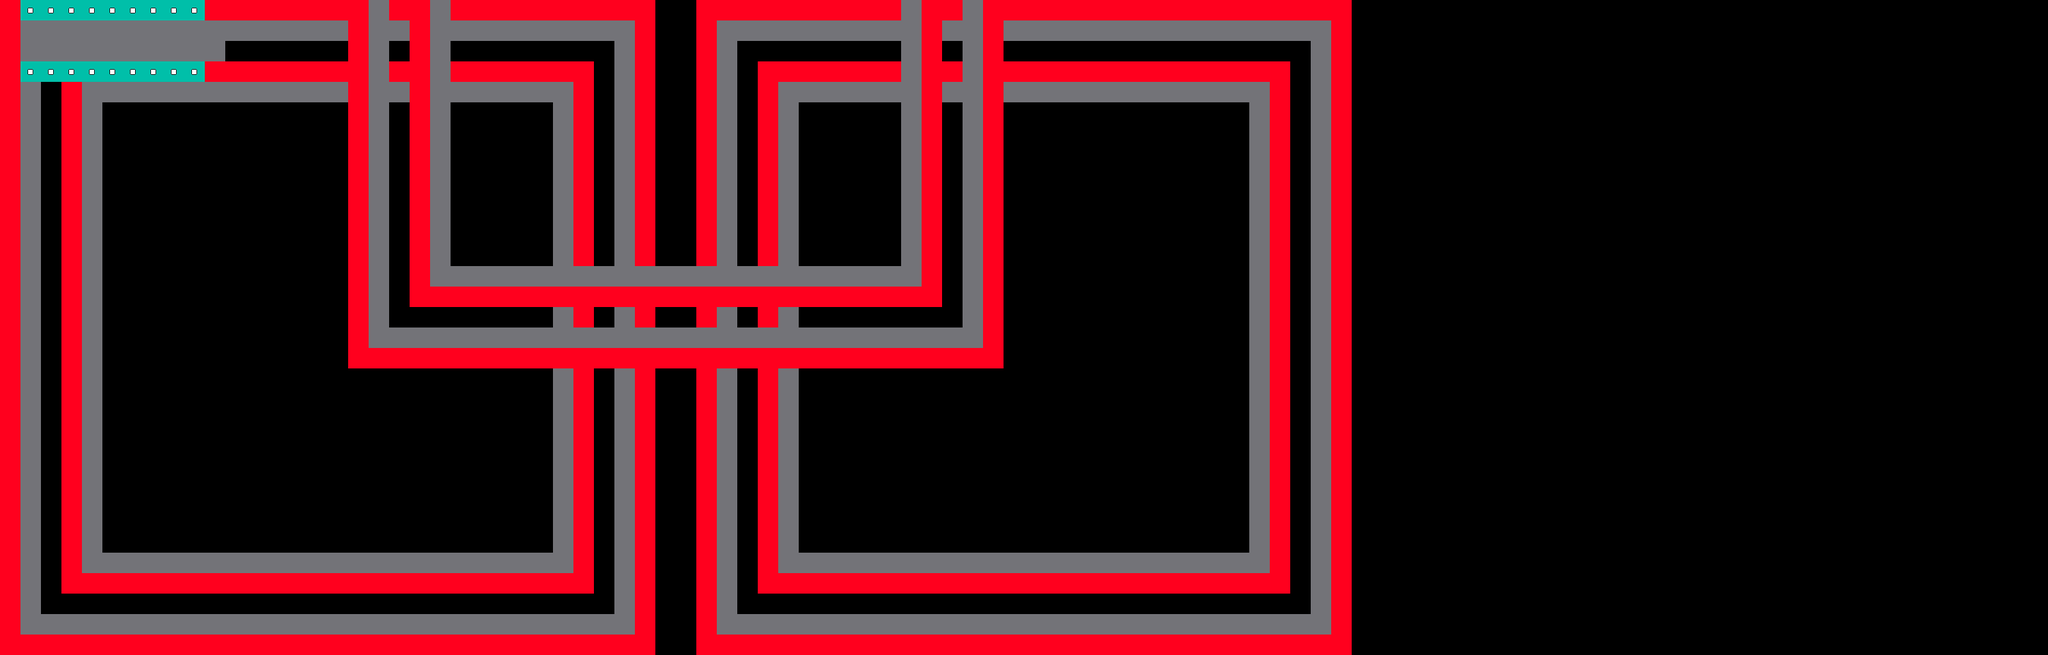

This is a level from a 2D game, rendered from its Tiled map with the project's own tilesets. A one-line summary and the complete map file follow:
An orthogonal 100x32 tile map with 32x32 px tiles, 1 tile layer (Tile Layer 1), 2 tilesets.

<map version="1.10" tiledversion="1.10.2" orientation="orthogonal" renderorder="right-down" width="100" height="32" tilewidth="32" tileheight="32" infinite="0" nextlayerid="3" nextobjectid="14">
 <editorsettings>
  <export target="debug_map.lua" format="lua" />
 </editorsettings>
 <tileset firstgid="1" source="debug_tileset.tsx" />
 <tileset firstgid="22" source="bouncy_ball.tsx" />
 <layer id="1" name="Tile Layer 1" width="100" height="32">
  <data encoding="csv">
5,3,3,3,3,3,3,3,3,3,5,5,5,5,5,5,5,5,1,5,5,1,5,5,5,5,5,5,5,5,5,5,0,0,5,5,5,5,5,5,5,5,5,5,1,5,5,1,5,5,5,5,5,5,5,5,5,5,5,5,5,5,5,5,5,5,0,0,0,0,0,0,0,0,0,0,0,0,0,0,0,0,0,0,0,0,0,0,0,0,0,0,0,0,0,0,0,0,0,0,
5,1,1,1,1,1,1,1,1,1,1,1,1,1,1,1,1,5,1,1,5,1,1,1,1,1,1,1,1,1,1,5,0,0,5,1,1,1,1,1,1,1,1,1,1,5,1,1,5,1,1,1,1,1,1,1,1,1,1,1,1,1,1,1,1,5,0,0,0,0,0,0,0,0,0,0,0,0,0,0,0,0,0,0,0,0,0,0,0,0,0,0,0,0,0,0,0,0,0,0,
5,1,1,1,1,1,1,1,1,1,1,0,0,0,0,0,0,5,1,0,5,1,0,0,0,0,0,0,0,0,1,5,0,0,5,1,0,0,0,0,0,0,0,0,1,5,0,1,5,0,0,0,0,0,0,0,0,0,0,0,0,0,0,0,1,5,0,0,0,0,0,0,0,0,0,0,0,0,0,0,0,0,0,0,0,0,0,0,0,0,0,0,0,0,0,0,0,0,0,0,
5,3,3,3,3,3,3,3,3,3,5,5,5,5,5,5,5,5,1,5,5,1,5,5,5,5,5,5,5,0,1,5,0,0,5,1,0,5,5,5,5,5,5,5,1,5,5,1,5,5,5,5,5,5,5,5,5,5,5,5,5,5,5,0,1,5,0,0,0,0,0,0,0,0,0,0,0,0,0,0,0,0,0,0,0,0,0,0,0,0,0,0,0,0,0,0,0,0,0,0,
5,1,0,5,1,1,1,1,1,1,1,1,1,1,1,1,1,5,1,1,5,1,1,1,1,1,1,1,5,0,1,5,0,0,5,1,0,5,1,1,1,1,1,1,1,5,1,1,5,1,1,1,1,1,1,1,1,1,1,1,1,1,5,0,1,5,0,0,0,0,0,0,0,0,0,0,0,0,0,0,0,0,0,0,0,0,0,0,0,0,0,0,0,0,0,0,0,0,0,0,
5,1,0,5,1,0,0,0,0,0,0,0,0,0,0,0,0,5,1,0,5,1,0,0,0,0,0,1,5,0,1,5,0,0,5,1,0,5,1,0,0,0,0,0,1,5,0,1,5,0,0,0,0,0,0,0,0,0,0,0,0,1,5,0,1,5,0,0,0,0,0,0,0,0,0,0,0,0,0,0,0,0,0,0,0,0,0,0,0,0,0,0,0,0,0,0,0,0,0,0,
5,1,0,5,1,0,0,0,0,0,0,0,0,0,0,0,0,5,1,0,5,1,0,0,0,0,0,1,5,0,1,5,0,0,5,1,0,5,1,0,0,0,0,0,1,5,0,1,5,0,0,0,0,0,0,0,0,0,0,0,0,1,5,0,1,5,0,0,0,0,0,0,0,0,0,0,0,0,0,0,0,0,0,0,0,0,0,0,0,0,0,0,0,0,0,0,0,0,0,0,
5,1,0,5,1,0,0,0,0,0,0,0,0,0,0,0,0,5,1,0,5,1,0,0,0,0,0,1,5,0,1,5,0,0,5,1,0,5,1,0,0,0,0,0,1,5,0,1,5,0,0,0,0,0,0,0,0,0,0,0,0,1,5,0,1,5,0,0,0,0,0,0,0,0,0,0,0,0,0,0,0,0,0,0,0,0,0,0,0,0,0,0,0,0,0,0,0,0,0,0,
5,1,0,5,1,0,0,0,0,0,0,0,0,0,0,0,0,5,1,0,5,1,0,0,0,0,0,1,5,0,1,5,0,0,5,1,0,5,1,0,0,0,0,0,1,5,0,1,5,0,0,0,0,0,0,0,0,0,0,0,0,1,5,0,1,5,0,0,0,0,0,0,0,0,0,0,0,0,0,0,0,0,0,0,0,0,0,0,0,0,0,0,0,0,0,0,0,0,0,0,
5,1,0,5,1,0,0,0,0,0,0,0,0,0,0,0,0,5,1,0,5,1,0,0,0,0,0,1,5,0,1,5,0,0,5,1,0,5,1,0,0,0,0,0,1,5,0,1,5,0,0,0,0,0,0,0,0,0,0,0,0,1,5,0,1,5,0,0,0,0,0,0,0,0,0,0,0,0,0,0,0,0,0,0,0,0,0,0,0,0,0,0,0,0,0,0,0,0,0,0,
5,1,0,5,1,0,0,0,0,0,0,0,0,0,0,0,0,5,1,0,5,1,0,0,0,0,0,1,5,0,1,5,0,0,5,1,0,5,1,0,0,0,0,0,1,5,0,1,5,0,0,0,0,0,0,0,0,0,0,0,0,1,5,0,1,5,0,0,0,0,0,0,0,0,0,0,0,0,0,0,0,0,0,0,0,0,0,0,0,0,0,0,0,0,0,0,0,0,0,0,
5,1,0,5,1,0,0,0,0,0,0,0,0,0,0,0,0,5,1,0,5,1,0,0,0,0,0,1,5,0,1,5,0,0,5,1,0,5,1,0,0,0,0,0,1,5,0,1,5,0,0,0,0,0,0,0,0,0,0,0,0,1,5,0,1,5,0,0,0,0,0,0,0,0,0,0,0,0,0,0,0,0,0,0,0,0,0,0,0,0,0,0,0,0,0,0,0,0,0,0,
5,1,0,5,1,0,0,0,0,0,0,0,0,0,0,0,0,5,1,0,5,1,0,0,0,0,0,1,5,0,1,5,0,0,5,1,0,5,1,0,0,0,0,0,1,5,0,1,5,0,0,0,0,0,0,0,0,0,0,0,0,1,5,0,1,5,0,0,0,0,0,0,0,0,0,0,0,0,0,0,0,0,0,0,0,0,0,0,0,0,0,0,0,0,0,0,0,0,0,0,
5,1,0,5,1,0,0,0,0,0,0,0,0,0,0,0,0,5,1,0,5,1,1,1,1,1,1,1,1,1,1,1,1,1,1,1,1,1,1,1,1,1,1,1,1,5,0,1,5,0,0,0,0,0,0,0,0,0,0,0,0,1,5,0,1,5,0,0,0,0,0,0,0,0,0,0,0,0,0,0,0,0,0,0,0,0,0,0,0,0,0,0,0,0,0,0,0,0,0,0,
5,1,0,5,1,0,0,0,0,0,0,0,0,0,0,0,0,5,1,0,5,5,5,5,5,5,5,5,5,5,5,5,5,5,5,5,5,5,5,5,5,5,5,5,5,5,0,1,5,0,0,0,0,0,0,0,0,0,0,0,0,1,5,0,1,5,0,0,0,0,0,0,0,0,0,0,0,0,0,0,0,0,0,0,0,0,0,0,0,0,0,0,0,0,0,0,0,0,0,0,
5,1,0,5,1,0,0,0,0,0,0,0,0,0,0,0,0,5,1,0,0,0,0,0,0,0,0,1,5,0,1,5,0,0,5,1,0,5,1,0,0,0,0,0,0,0,0,1,5,0,0,0,0,0,0,0,0,0,0,0,0,1,5,0,1,5,0,0,0,0,0,0,0,0,0,0,0,0,0,0,0,0,0,0,0,0,0,0,0,0,0,0,0,0,0,0,0,0,0,0,
5,1,0,5,1,0,0,0,0,0,0,0,0,0,0,0,0,5,1,1,1,1,1,1,1,1,1,1,1,1,1,1,1,1,1,1,1,1,1,1,1,1,1,1,1,1,1,1,5,0,0,0,0,0,0,0,0,0,0,0,0,1,5,0,1,5,0,0,0,0,0,0,0,0,0,0,0,0,0,0,0,0,0,0,0,0,0,0,0,0,0,0,0,0,0,0,0,0,0,0,
5,1,0,5,1,0,0,0,0,0,0,0,0,0,0,0,0,5,5,5,5,5,5,5,5,5,5,5,5,5,5,5,5,5,5,5,5,5,5,5,5,5,5,5,5,5,5,5,5,0,0,0,0,0,0,0,0,0,0,0,0,1,5,0,1,5,0,0,0,0,0,0,0,0,0,0,0,0,0,0,0,0,0,0,0,0,0,0,0,0,0,0,0,0,0,0,0,0,0,0,
5,1,0,5,1,0,0,0,0,0,0,0,0,0,0,0,0,0,0,0,0,0,0,0,0,0,0,1,5,0,1,5,0,0,5,1,0,5,1,0,0,0,0,0,0,0,0,0,0,0,0,0,0,0,0,0,0,0,0,0,0,1,5,0,1,5,0,0,0,0,0,0,0,0,0,0,0,0,0,0,0,0,0,0,0,0,0,0,0,0,0,0,0,0,0,0,0,0,0,0,
5,1,0,5,1,0,0,0,0,0,0,0,0,0,0,0,0,0,0,0,0,0,0,0,0,0,0,1,5,0,1,5,0,0,5,1,0,5,1,0,0,0,0,0,0,0,0,0,0,0,0,0,0,0,0,0,0,0,0,0,0,1,5,0,1,5,0,0,0,0,0,0,0,0,0,0,0,0,0,0,0,0,0,0,0,0,0,0,0,0,0,0,0,0,0,0,0,0,0,0,
5,1,0,5,1,0,0,0,0,0,0,0,0,0,0,0,0,0,0,0,0,0,0,0,0,0,0,1,5,0,1,5,0,0,5,1,0,5,1,0,0,0,0,0,0,0,0,0,0,0,0,0,0,0,0,0,0,0,0,0,0,1,5,0,1,5,0,0,0,0,0,0,0,0,0,0,0,0,0,0,0,0,0,0,0,0,0,0,0,0,0,0,0,0,0,0,0,0,0,0,
5,1,0,5,1,0,0,0,0,0,0,0,0,0,0,0,0,0,0,0,0,0,0,0,0,0,0,1,5,0,1,5,0,0,5,1,0,5,1,0,0,0,0,0,0,0,0,0,0,0,0,0,0,0,0,0,0,0,0,0,0,1,5,0,1,5,0,0,0,0,0,0,0,0,0,0,0,0,0,0,0,0,0,0,0,0,0,0,0,0,0,0,0,0,0,0,0,0,0,0,
5,1,0,5,1,0,0,0,0,0,0,0,0,0,0,0,0,0,0,0,0,0,0,0,0,0,0,1,5,0,1,5,0,0,5,1,0,5,1,0,0,0,0,0,0,0,0,0,0,0,0,0,0,0,0,0,0,0,0,0,0,1,5,0,1,5,0,0,0,0,0,0,0,0,0,0,0,0,0,0,0,0,0,0,0,0,0,0,0,0,0,0,0,0,0,0,0,0,0,0,
5,1,0,5,1,0,0,0,0,0,0,0,0,0,0,0,0,0,0,0,0,0,0,0,0,0,0,1,5,0,1,5,0,0,5,1,0,5,1,0,0,0,0,0,0,0,0,0,0,0,0,0,0,0,0,0,0,0,0,0,0,1,5,0,1,5,0,0,0,0,0,0,0,0,0,0,0,0,0,0,0,0,0,0,0,0,0,0,0,0,0,0,0,0,0,0,0,0,0,0,
5,1,0,5,1,0,0,0,0,0,0,0,0,0,0,0,0,0,0,0,0,0,0,0,0,0,0,1,5,0,1,5,0,0,5,1,0,5,1,0,0,0,0,0,0,0,0,0,0,0,0,0,0,0,0,0,0,0,0,0,0,1,5,0,1,5,0,0,0,0,0,0,0,0,0,0,0,0,0,0,0,0,0,0,0,0,0,0,0,0,0,0,0,0,0,0,0,0,0,0,
5,1,0,5,1,0,0,0,0,0,0,0,0,0,0,0,0,0,0,0,0,0,0,0,0,0,0,1,5,0,1,5,0,0,5,1,0,5,1,0,0,0,0,0,0,0,0,0,0,0,0,0,0,0,0,0,0,0,0,0,0,1,5,0,1,5,0,0,0,0,0,0,0,0,0,0,0,0,0,0,0,0,0,0,0,0,0,0,0,0,0,0,0,0,0,0,0,0,0,0,
5,1,0,5,1,0,0,0,0,0,0,0,0,0,0,0,0,0,0,0,0,0,0,0,0,0,0,1,5,0,1,5,0,0,5,1,0,5,1,0,0,0,0,0,0,0,0,0,0,0,0,0,0,0,0,0,0,0,0,0,0,1,5,0,1,5,0,0,0,0,0,0,0,0,0,0,0,0,0,0,0,0,0,0,0,0,0,0,0,0,0,0,0,0,0,0,0,0,0,0,
5,1,0,5,1,1,1,1,1,1,1,1,1,1,1,1,1,1,1,1,1,1,1,1,1,1,1,1,5,0,1,5,0,0,5,1,0,5,1,1,1,1,1,1,1,1,1,1,1,1,1,1,1,1,1,1,1,1,1,1,1,1,5,0,1,5,0,0,0,0,0,0,0,0,0,0,0,0,0,0,0,0,0,0,0,0,0,0,0,0,0,0,0,0,0,0,0,0,0,0,
5,1,0,5,5,5,5,5,5,5,5,5,5,5,5,5,5,5,5,5,5,5,5,5,5,5,5,5,5,0,1,5,0,0,5,1,0,5,5,5,5,5,5,5,5,5,5,5,5,5,5,5,5,5,5,5,5,5,5,5,5,5,5,0,1,5,0,0,0,0,0,0,0,0,0,0,0,0,0,0,0,0,0,0,0,0,0,0,0,0,0,0,0,0,0,0,0,0,0,0,
5,1,0,0,0,0,0,0,0,0,0,0,0,0,0,0,0,0,0,0,0,0,0,0,0,0,0,0,0,0,1,5,0,0,5,1,0,0,0,0,0,0,0,0,0,0,0,0,0,0,0,0,0,0,0,0,0,0,0,0,0,0,0,0,1,5,0,0,0,0,0,0,0,0,0,0,0,0,0,0,0,0,0,0,0,0,0,0,0,0,0,0,0,0,0,0,0,0,0,0,
5,1,1,1,1,1,1,1,1,1,1,1,1,1,1,1,1,1,1,1,1,1,1,1,1,1,1,1,1,1,1,5,0,0,5,1,1,1,1,1,1,1,1,1,1,1,1,1,1,1,1,1,1,1,1,1,1,1,1,1,1,1,1,1,1,5,0,0,0,0,0,0,0,0,0,0,0,0,0,0,0,0,0,0,0,0,0,0,0,0,0,0,0,0,0,0,0,0,0,0,
5,5,5,5,5,5,5,5,5,5,5,5,5,5,5,5,5,5,5,5,5,5,5,5,5,5,5,5,5,5,5,5,0,0,5,5,5,5,5,5,5,5,5,5,5,5,5,5,5,5,5,5,5,5,5,5,5,5,5,5,5,5,5,5,5,5,0,0,0,0,0,0,0,0,0,0,0,0,0,0,0,0,0,0,0,0,0,0,0,0,0,0,0,0,0,0,0,0,0,0
</data>
 </layer>
</map>
